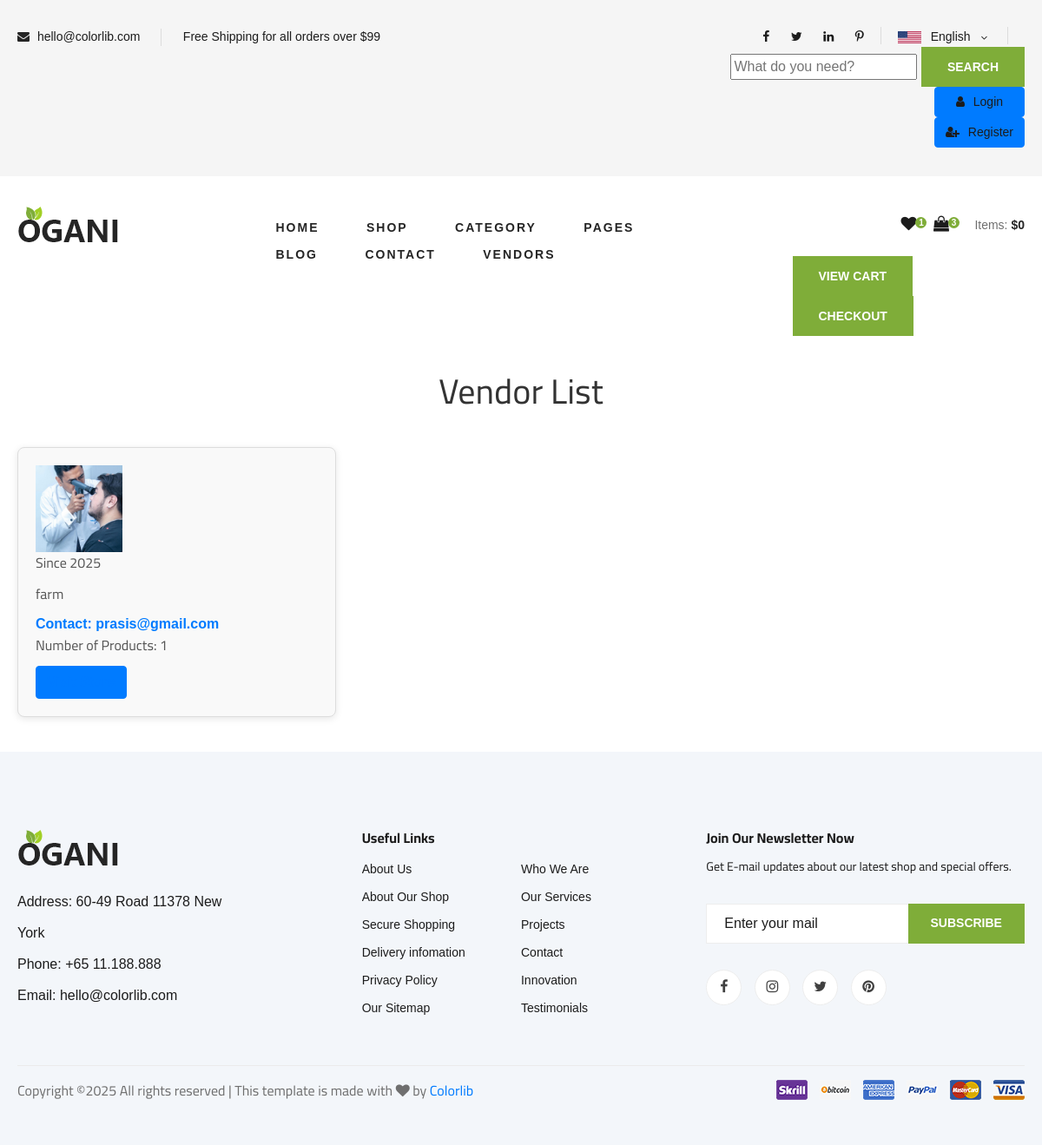
The app's page /vendors/, older data.
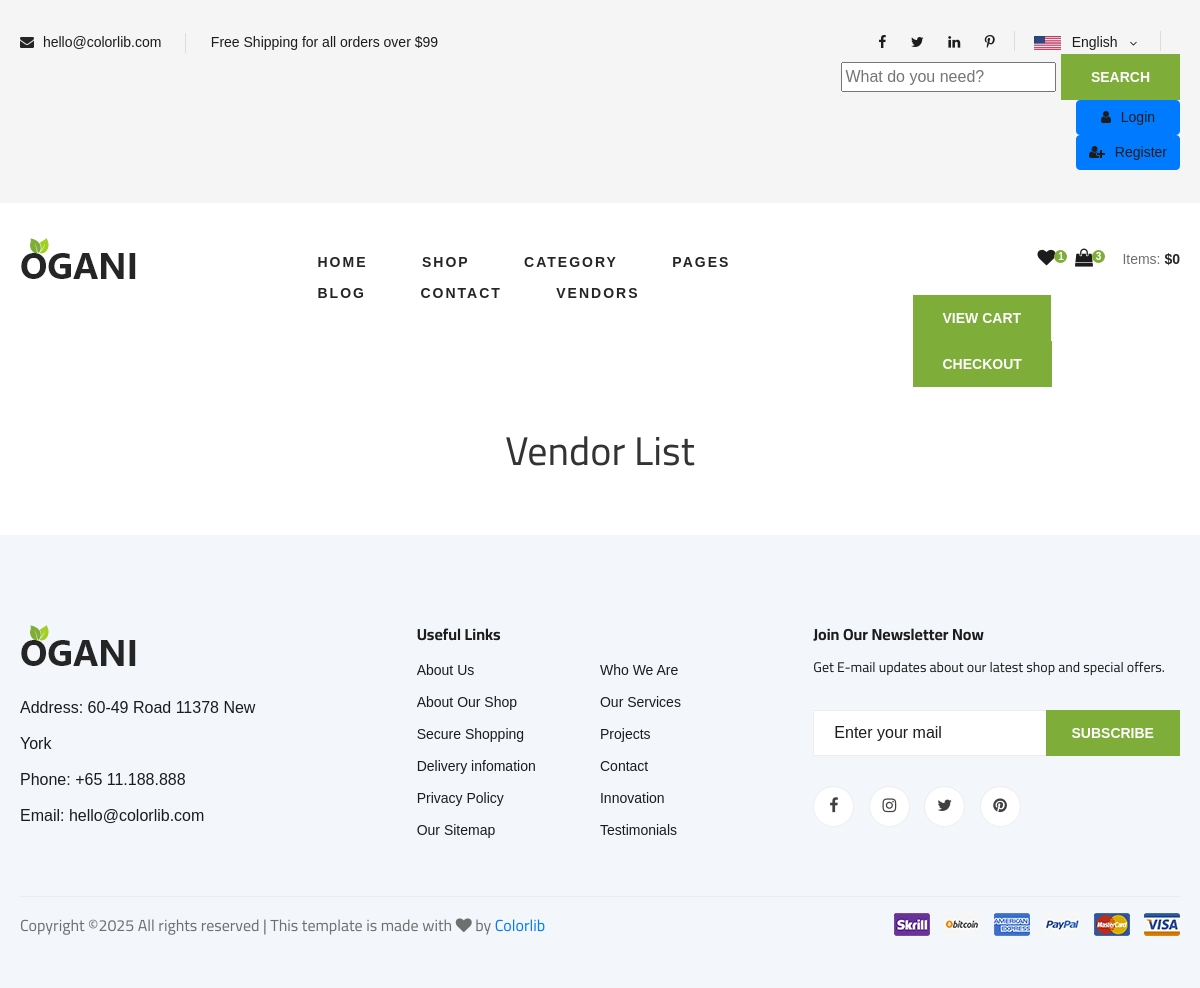
The same page, newer data.
### core/models.py (models this page shows, shortened)
class Vendor(models.Model):
    vid = ShortUUIDField(unique=True, length=10, max_length=20, prefix="ven", alphabet="abcdegh12345")
    title = models.CharField(max_length=100)
    image = models.ImageField(upload_to="vendors")
    description = RichTextUploadingField(null=True, blank=True)
    address = models.TextField()
    phone = models.CharField(max_length=10)
    email = models.EmailField()
    shipping = models.CharField(max_length=100, default="Free Shipping")
    user = models.ForeignKey(User, on_delete=models.CASCADE, null=True)
    date = models.DateField(auto_now_add=True)
    status = models.CharField(choices=STATUS_CHOICES, max_length=20, default="Active")  # Increase max_length
    price = models.DecimalField(max_digits=10, decimal_places=2, default="1.99")
    old_price = models.DecimalField(max_digits=10, decimal_places=2, default="2.99")
    class Meta:
        verbose_name_plural = "Vendors"

### core/views.py (the view)
# urls.py: path('vendors/', views.vendor_list_view, name='vendor_list'),  # Vendor list page
def vendor_list_view(request):
    vendors = Vendor.objects.all()
    context = {
        'vendors': vendors,
    }
    return render(request, 'core/vendor_list.html', context)

### templates/core/vendor_list.html (shortened to what this page needs)
{% extends "partials/base.html" %}
{% load static %}
{% block content %}
<body>
    <div class="container">
        <h1>Vendor List</h1>
<div class="vendor-list">
    {% for vendor in vendors %}
    <div class="vendor-item">
        <div class="vendor-info">
            <img src="{{ vendor.image.url }}"
            alt="Vendor" width="100" height="100">
              <p>Since {{ vendor.date|date:"Y" }}</p>
            <p>{{ vendor.description|safe }}</p>
            <a href="mailto:{{ vendor.email }}">Contact: {{ vendor.email }}</a>
            <p>Number of Products: {{ vendor.products.all.count }}</p>
           <a href="{% url 'core:vendor_products' vendor.vid %}" class="btn btn-primary">Visit Store</a>
        </div>
    </div>
    {% endfor %}
</div>
            </div>
</body>
</html>
{% endblock %}

Row changes from the older to the newer data that the page shows:
removed Vendor: image (picture), date "2025", description "farm", email "prasis@gmail.com", products.all.count "1"
